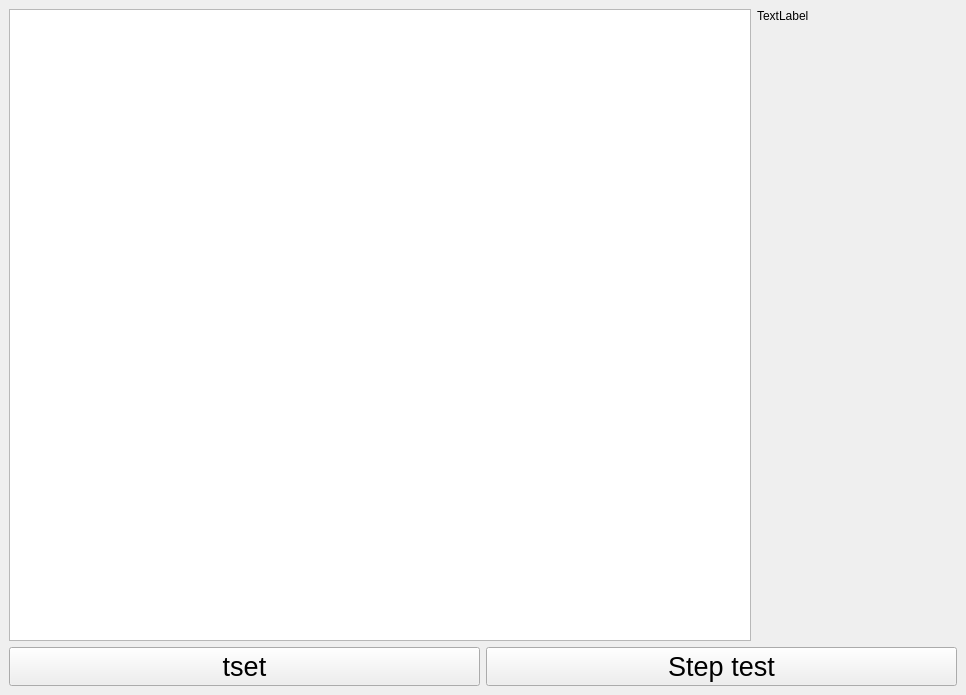
<?xml version="1.0" encoding="UTF-8"?>
<ui version="4.0">
 <class>MainWindow</class>
 <widget class="QMainWindow" name="MainWindow">
  <property name="geometry">
   <rect>
    <x>0</x>
    <y>0</y>
    <width>966</width>
    <height>695</height>
   </rect>
  </property>
  <property name="windowTitle">
   <string>MainWindow</string>
  </property>
  <widget class="QWidget" name="centralwidget">
   <layout class="QVBoxLayout" name="verticalLayout">
    <item>
     <layout class="QHBoxLayout" name="horizontalLayout_2">
      <item>
       <widget class="QGraphicsView" name="graphicsView"/>
      </item>
      <item>
       <widget class="QLabel" name="labelSequence">
        <property name="minimumSize">
         <size>
          <width>200</width>
          <height>0</height>
         </size>
        </property>
        <property name="maximumSize">
         <size>
          <width>200</width>
          <height>16777215</height>
         </size>
        </property>
        <property name="text">
         <string>TextLabel</string>
        </property>
        <property name="alignment">
         <set>Qt::AlignLeading|Qt::AlignLeft|Qt::AlignTop</set>
        </property>
       </widget>
      </item>
     </layout>
    </item>
    <item>
     <layout class="QHBoxLayout" name="horizontalLayout">
      <item>
       <widget class="QPushButton" name="pushButton">
        <property name="font">
         <font>
          <pointsize>20</pointsize>
         </font>
        </property>
        <property name="text">
         <string>tset</string>
        </property>
       </widget>
      </item>
      <item>
       <widget class="QPushButton" name="pushButton_2">
        <property name="sizePolicy">
         <sizepolicy hsizetype="Preferred" vsizetype="Fixed">
          <horstretch>0</horstretch>
          <verstretch>0</verstretch>
         </sizepolicy>
        </property>
        <property name="minimumSize">
         <size>
          <width>0</width>
          <height>0</height>
         </size>
        </property>
        <property name="font">
         <font>
          <pointsize>20</pointsize>
         </font>
        </property>
        <property name="text">
         <string>Step test</string>
        </property>
       </widget>
      </item>
     </layout>
    </item>
   </layout>
  </widget>
 </widget>
 <resources/>
 <connections/>
</ui>
